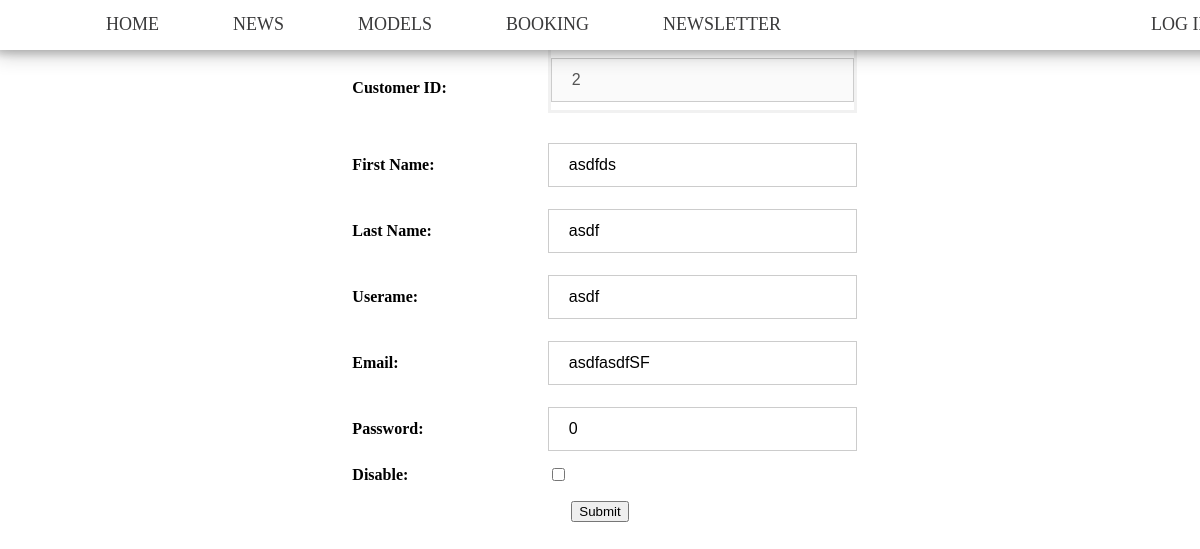
The page /editUser.php?user=2 on the database its author committed.
### tables this page shows
CREATE TABLE `customer` (
  `customerID` int(11) NOT NULL,
  `fName` varchar(30) NOT NULL,
  `lName` varchar(30) NOT NULL,
  `username` varchar(30) NOT NULL,
  `email` varchar(50) NOT NULL,
  `joinDate` datetime NOT NULL,
  `password` varchar(20) NOT NULL,
  `disabled` tinyint(1) NOT NULL
);

### editUser.php (the view, shortened to what this page needs)
<html>
<?php
require_once("connect.php");
if(isset($_GET['user'])){
  $ID = $_GET['user'];
  $q = "select * from customer where customerID = '$ID'";
  $result = $mysqli->query($q);
  $row = $result->fetch_array();
}else{
  header("Location: user-table.php");
}
?>
<link rel="stylesheet" href="main.css"/>
<link rel="stylesheet" href="model.css"/>
  <head>
  </head>
  <body>
  <header>
      <?php
      require_once('menu.php');
      ?>
    <center>
      <label style = "font-size: 30;">EDIT USER<label>
    <table style = "border-style: groove">
    <tr>
      <td style="width: 30%;">
        <b><label>Customer ID:</label></b>
      </td>
      <td>
      <form action="edit.php" method = "post">
        <input type="text" value =
          <?php echo '"'.$row['customerID'].'"'; ?>
        placeholder="Enter ID" name="IDhehe" required disabled>
      </td>
    </tr>
      <tr>
        <td style="width: 30%;">
          <b><label>First Name:</label></b>
        </td>
        <td>
          <input type="text" value =
            <?php echo '"'.$row['fName'].'"'; ?>
          placeholder="Enter First Name" name="fname" required>
        </td>
      </tr>
      <tr>
        <td style="width: 30%;">
          <b><label>Last Name:</label></b>
        </td>
        <td>
          <input type="text" value =
            <?php echo '"'.$row['lName'].'"'; ?>
            placeholder="Enter Last Name" name="lname" required>
        </td>
      </tr>
      <tr>
        <td style="width: 30%;">
          <b><label>Userame:</label></b>
        </td>
        <td>
          <input type="text" value =
            <?php echo '"'.$row['username'].'"'; ?>
            placeholder="Enter Username" name="user" required>
        </td>
      </tr>
      <tr>
        <td style="width: 30%;">
          <b><label>Email:</label></b>
        </td>
        <td>
          <input type="text" value =
            <?php echo '"'.$row['email'].'"'; ?>
            placeholder="Enter Email" name="email" required>
        </td>
      </tr>
      <tr>
        <td style="width: 30%;">
          <b><label>Password:</label></b>
        </td>
        <td>
          <input type="text" value =
            <?php echo '"'.$row['password'].'"'; ?>
            placeholder="Enter Password" name="password" required>
        </td>
      </tr>
      <tr>
        <td style="width: 30%;">
          <b><label>Disable:</label></b>
        </td>
        <td>
          <input type="checkbox"
            <?php if($row['disabled'] ==  1) echo 'checked'; ?>
            name="disable">
        </td>
      </tr>
    </table>
      <input type = "submit">
  </center>
</body>
</html>

### main.css (style rules this page uses)
body { font-weight: 300; }
header { background: White; }
header::after { content: ''; display: table; clear: both; }
table, tr, td { border: 1px solid white; margin-bottom: 1%; }
label { font-size: 16px; }
input[type=text] { width: 20%; padding: 12px 20px; margin: 9px 0; box-sizing: border-box; border: 1px solid #d1d1d1; transition: 0.5s; transition: 0.5s; outline: none; font-size: 16px; }

### model.css (style rules this page uses)
body { font-weight: 400; }
td { width: 50%; padding-left:2%; }
form { border: 3px solid #f1f1f1; }
input[type=text], input[type=password], select, input[type=date] { width: 100%; padding: 12px 20px; margin: 8px 0; display: inline-block; border: 1px solid #ccc; box-sizing: border-box; }

### rows shown on the page
customer: IDhehe "2", fname "asdfds", lname "asdf", user "asdf", email "asdfasdfSF", password "0"
